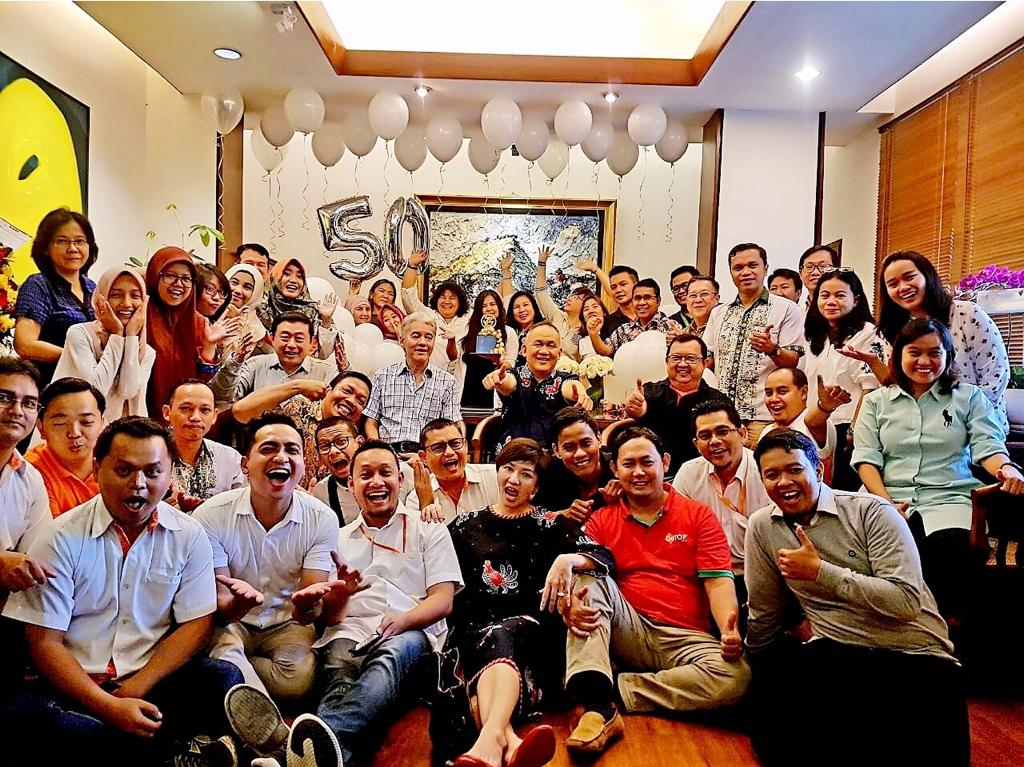
#> input picture photos/miaw.jpg, 1024 x 767 px
$ python face_detect.py
#> lines starting #> are read from the running program, lines starting #| are printed output that depends on the picture; after the words box and inside, x2 and y2 are one past the last pixel; in counts of white or black regions, pixels touching at a corner belong together
import cv2 as cv

img = cv.imread('photos/miaw.jpg')
#> img is the input picture: shape (767, 1024, 3); mean B, G, R 95.5, 113.4, 145.3
cv.imshow('Duajjalz', img)

gray = cv.cvtColor(img, cv.COLOR_BGR2GRAY)
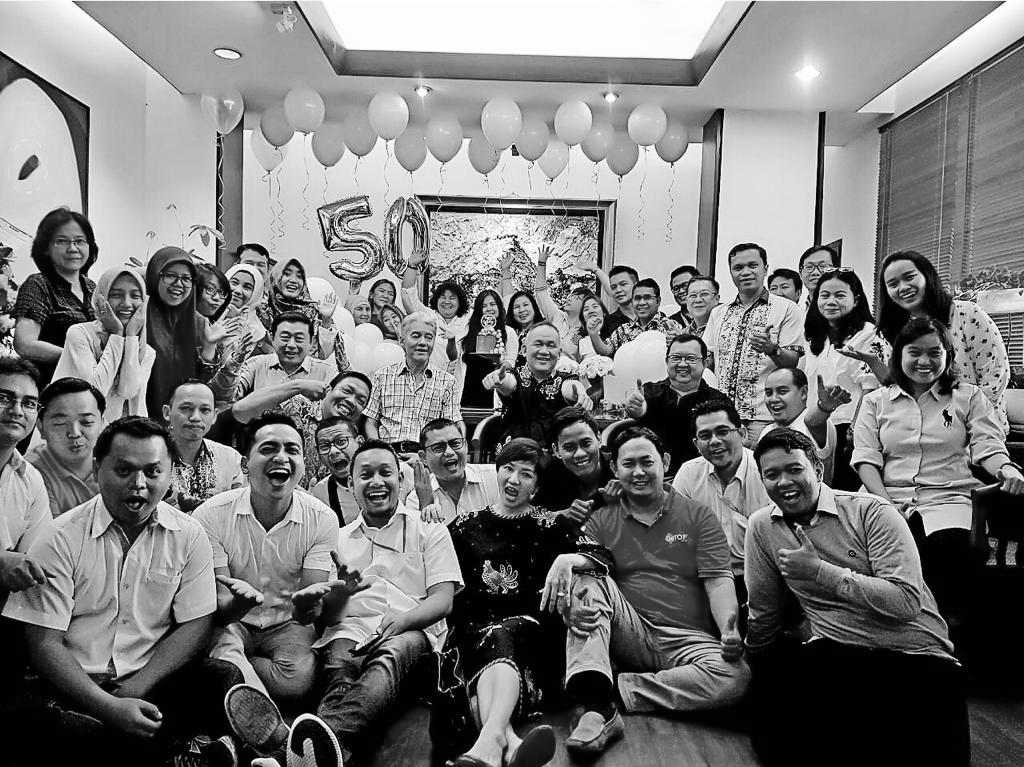
#> gray: shape (767, 1024); min 0, max 255, mean 120.9
cv.imshow('Gray Duajjalz', gray)

haar_cascade = cv.CascadeClassifier('haar_face.xml')

faces_rect = haar_cascade.detectMultiScale(gray, scaleFactor=1.1, minNeighbors=1)
#> faces_rect = 33 rows, first 6: [374, 284, 22, 22], [436, 288, 24, 24], [478, 296, 23, 23], [509, 296, 26, 26], [580, 299, 22, 22], [352, 300, 24, 24]

print(f'Number of faces found = {len(faces_rect)}')
#| Number of faces found = 33

for (x,y,w,h) in faces_rect:
    cv.rectangle(img, (x,y), (x+w,y+h), (0,255,0), thickness=2)
#> this loop made 33 passes
#> (x, y, w, h) on passes 1 to 12: (374, 284, 22, 22), (436, 288, 24, 24), (478, 296, 23, 23), (509, 296, 26, 26), (580, 299, 22, 22), (352, 300, 24, 24), (684, 283, 29, 29), (628, 285, 30, 30), (278, 265, 29, 29), (48, 223, 48, 48), (157, 261, 42, 42), (403, 320, 40, 40)
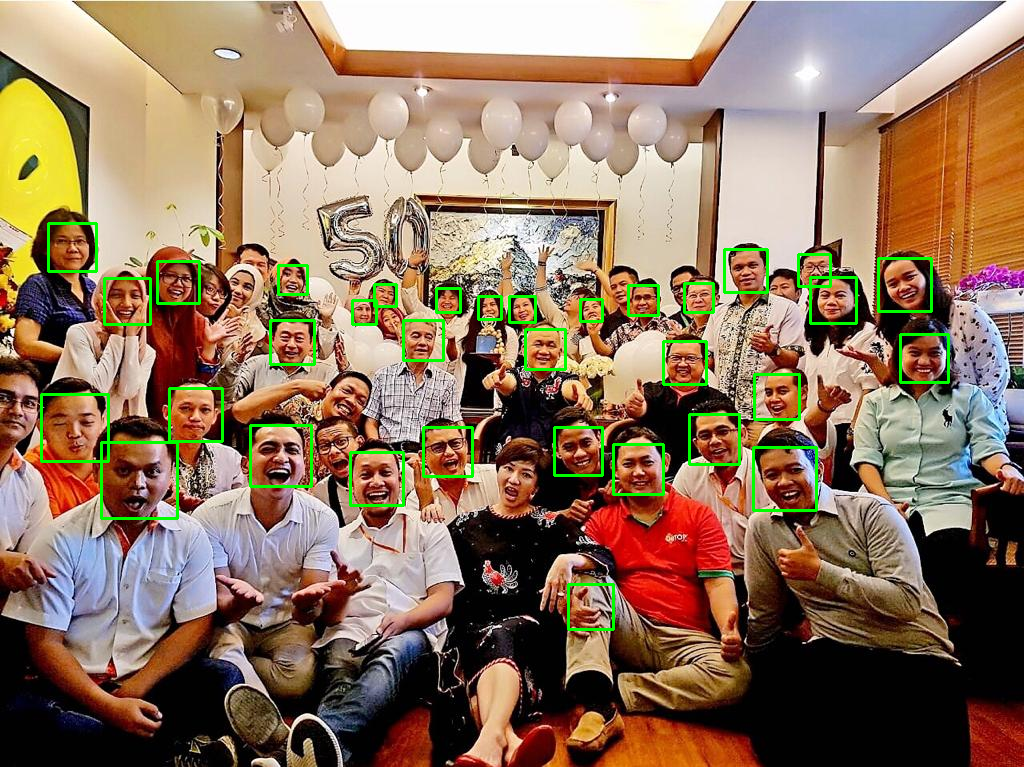
#> img: shape (767, 1024, 3); 2.13% of pixels changed, all inside (x1, y1, x2, y2) = (40, 222, 950, 631)

cv.imshow('Detected Faces', img)

cv.waitKey(0)

$ run again, with photos/dajjal.jpg copied over photos/miaw.jpg
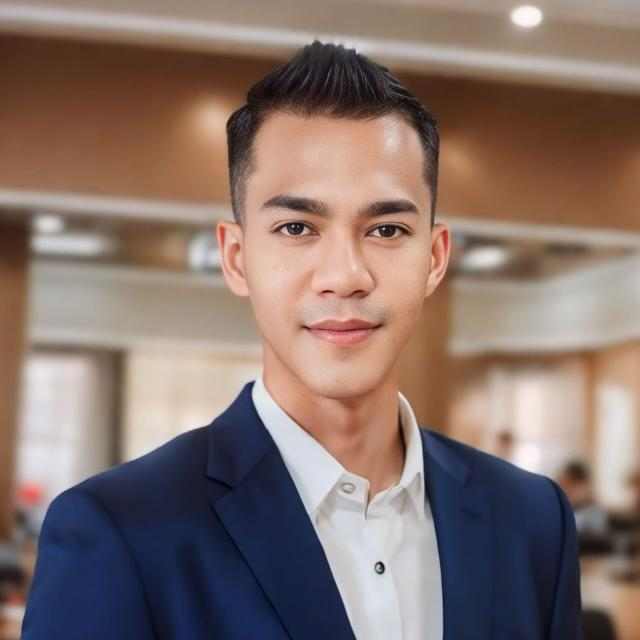
#> input picture photos/dajjal.jpg, 640 x 640 px
#> img is the input picture: shape (640, 640, 3); mean B, G, R 108, 114.6, 134.3
#> `gray = cv.cvtColor(img, cv.COLOR_BGR2GRAY)`:
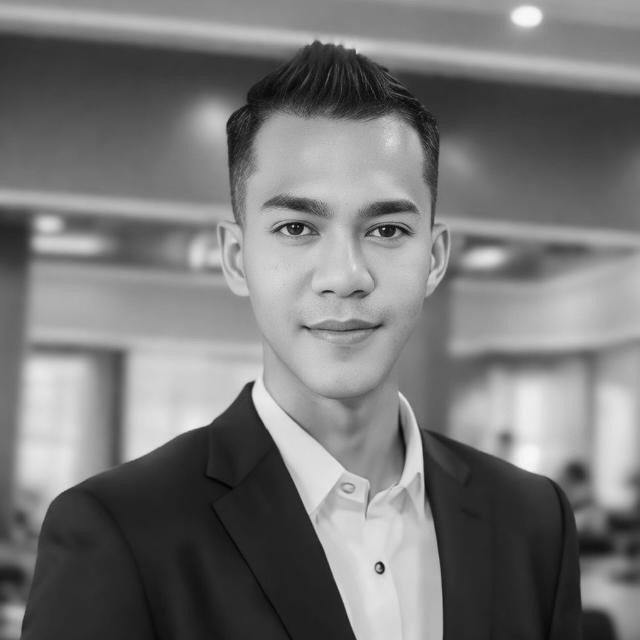
#> gray: shape (640, 640); min 2, max 249, mean 119.8
#> faces_rect = [[219, 128, 249, 249]]
#| Number of faces found = 1
#> the loop `for (x,y,w,h) in faces_rect:` made 1 pass
#> after the loop `for (x,y,w,h) in faces_rect:`:
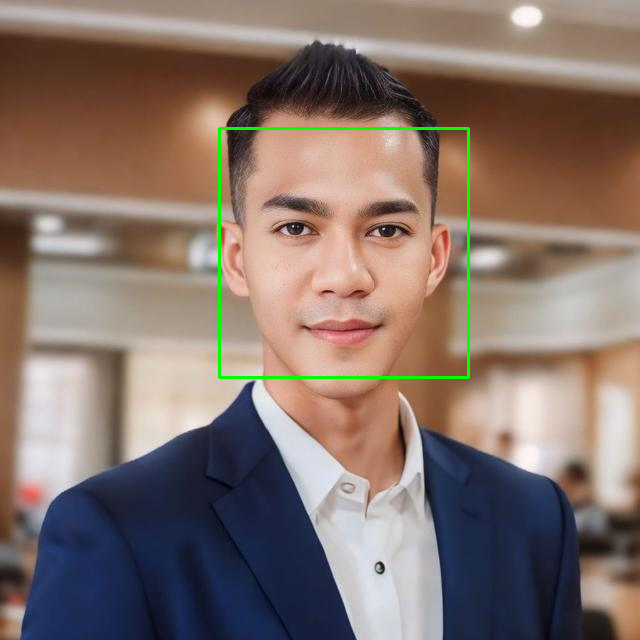
#> img: shape (640, 640, 3); 0.73% of pixels changed, all inside (x1, y1, x2, y2) = (218, 127, 470, 379)

$ run again, with photos/niggers.jpg copied over photos/miaw.jpg
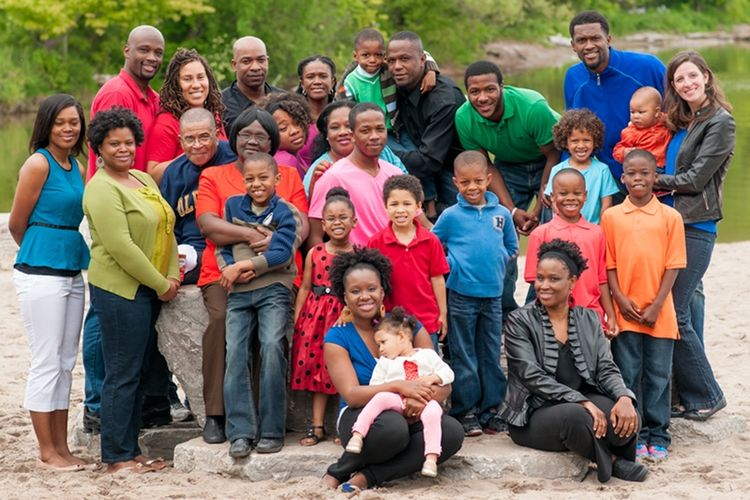
#> input picture photos/niggers.jpg, 750 x 500 px
#> img is the input picture: shape (500, 750, 3); mean B, G, R 97.4, 109, 123.9
#> `gray = cv.cvtColor(img, cv.COLOR_BGR2GRAY)`:
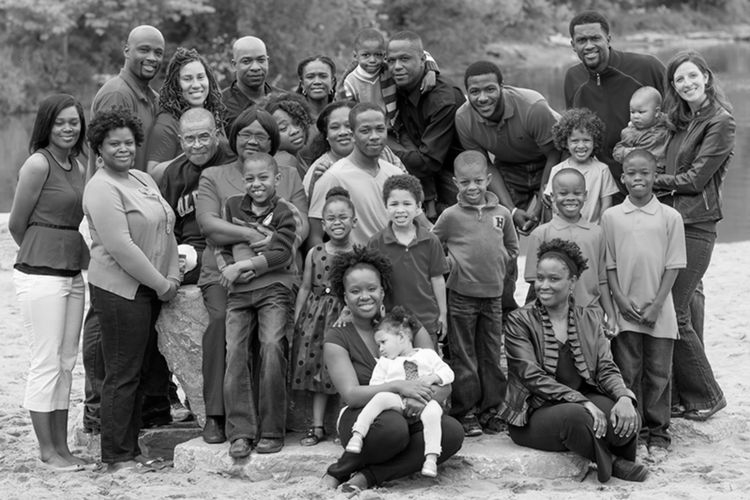
#> gray: shape (500, 750); min 0, max 255, mean 112.2
#> faces_rect = 26 rows, first 6: [626, 103, 22, 22], [359, 44, 28, 28], [299, 61, 37, 37], [49, 108, 37, 37], [235, 120, 37, 37], [564, 128, 33, 33]
#| Number of faces found = 26
#> the loop `for (x,y,w,h) in faces_rect:` made 26 passes
#> after the loop `for (x,y,w,h) in faces_rect:`:
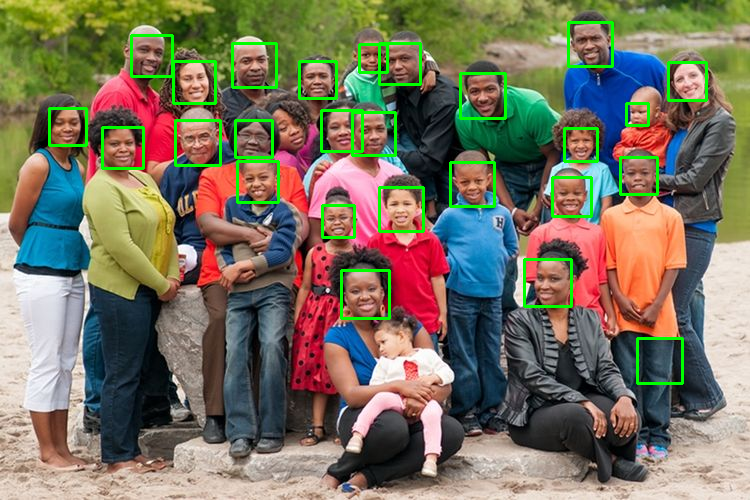
#> img: shape (500, 750, 3); 3.26% of pixels changed, all inside (x1, y1, x2, y2) = (48, 21, 708, 385)
